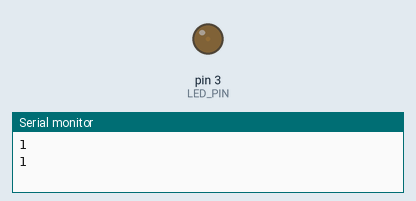
Recording of a sketch running on a simulated Arduino Uno, built with avr-gcc and run on an emulated ATmega328P. Parts: output pins drawn as LEDs (lit = HIGH), the last lines printed to the serial monitor.

Above: at 0.05 s.
At 9.05 s:
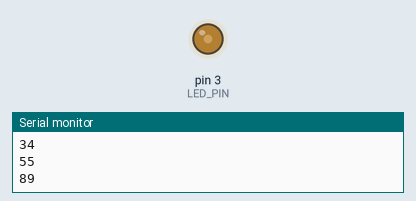
At 10.5 s:
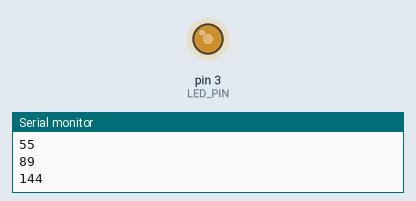
At 12.0 s:
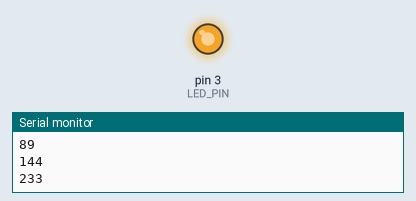
Timing chart, 0 to 15.6 s (numbered marks = the images above):
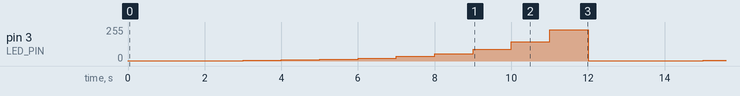

Measured:
- by itself, pin 3 (LED_PIN): repeats every 12.0 s: 2/255 1.0 s, 3/255 1.0 s, 5/255 1.0 s, 8/255 1.0 s, 13/255 1.0 s, 21/255 1.0 s, 34/255 1.0 s, 55/255 1.0 s, 89/255 1.0 s, 144/255 1.0 s, 233/255 1.0 s, 1/255 1.0 s

The sketch:

fibonacci_number.ino
```cpp
const int LED_PIN = 3;

void setup() {
  Serial.begin(9600);
  pinMode(LED_PIN, OUTPUT);
}

void loop() {
  // フィボナッチ数を入れる変数
  //
  int fibo = 1;
  // ひとつ前の数字を覚えておくには？
  int one = 1;
  // ふたつ前の数字を覚えておくには？
  int two = 1;

  // こうすると無限ループになる
  while(true) {
    Serial.println(fibo);
    if (fibo == 1) {
      // はじめだけ1を2回表示
      Serial.println(fibo);
    }

    // LED を光らせる処理を書く
    analogWrite(LED_PIN, fibo);

    // 次のフィボナッチ数を作る
    fibo = one + two;

    // ふたつまえの数字を覚える
    two = one;

    // ひとつまえの数字を覚える
    one = fibo;

    delay(1000);

    if (255 <= fibo) {
      // iが255をこえたらループをぬける処理を書く
      break;
    }
  }
}
```
